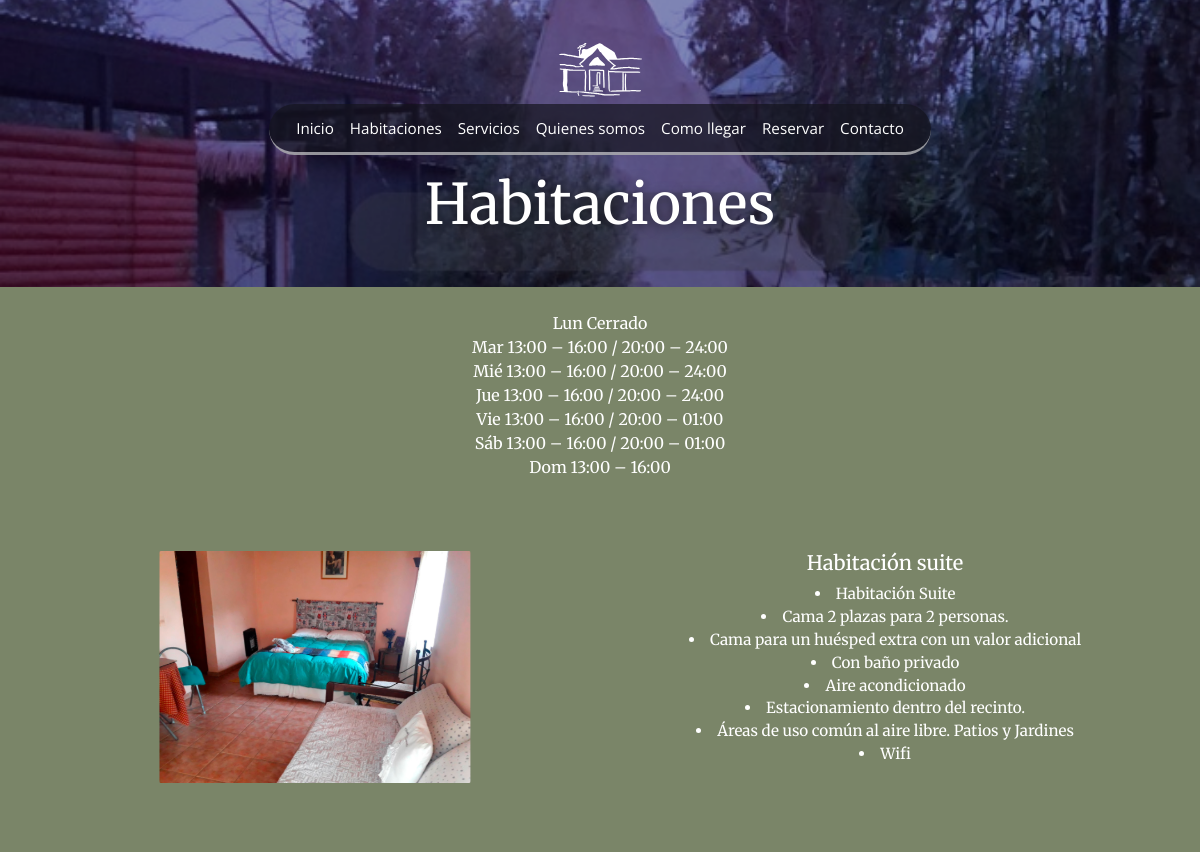
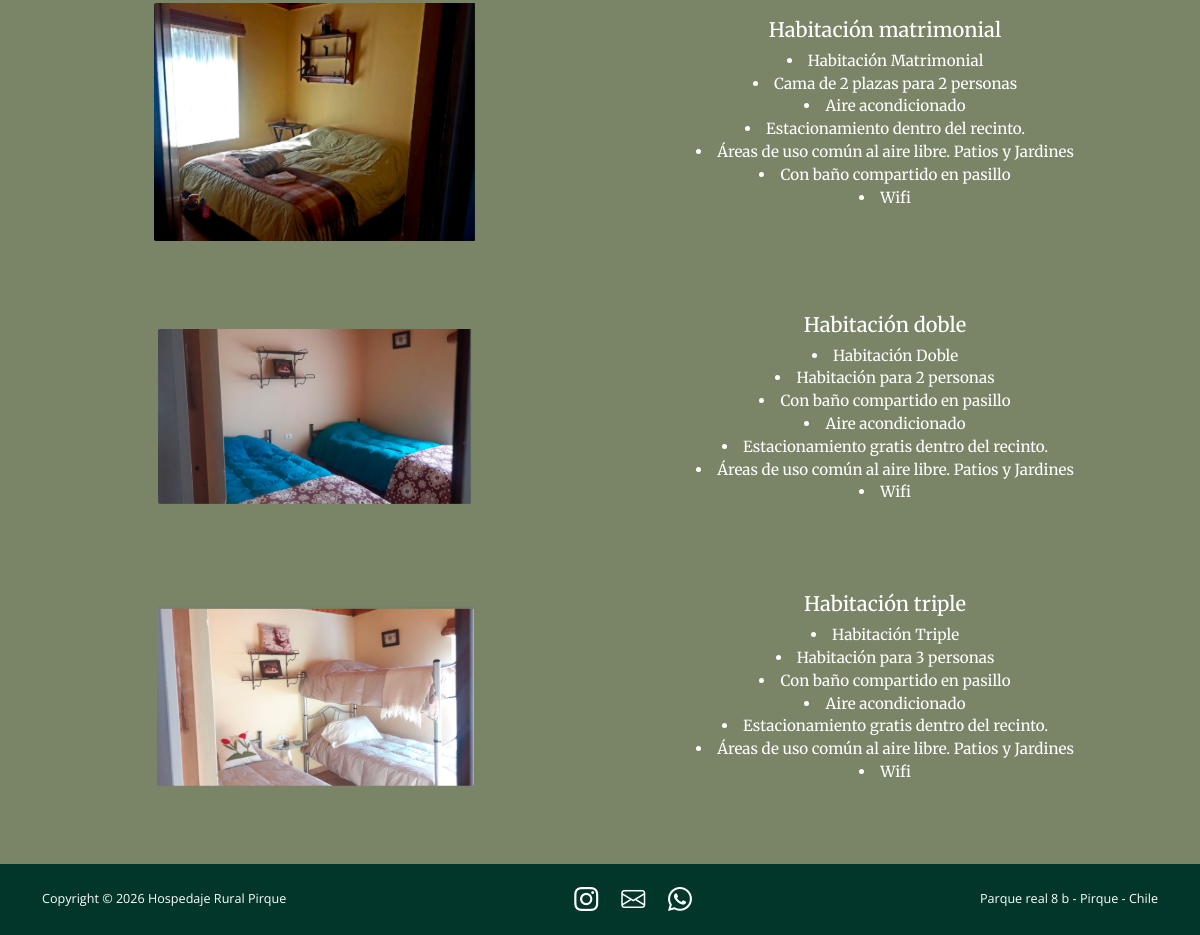
The page /habitaciones/ on the database its author committed (2 pictures, top to bottom).
### sitio/models.py (models this page shows, shortened)
class Habitacion(models.Model):
    nombre = models.CharField(max_length=80)
    imagen = models.ImageField(upload_to="habitaciones/", blank=True)
    caracteristicas = models.TextField(help_text="Una característica por línea")
    orden = models.PositiveSmallIntegerField(default=0)
    class Meta:
        ordering = ["orden"]
        verbose_name_plural = "habitaciones"
    def lista(self):
        return [l.strip() for l in self.caracteristicas.splitlines() if l.strip()]

### sitio/views.py (the view)
# urls.py: path("habitaciones/", views.habitaciones, name="habitaciones"),
def habitaciones(request):
    return render(request, "sitio/habitaciones.html",
                  {"habitaciones": Habitacion.objects.all(), "horario": HORARIO})

### sitio/context.py (called while the page is built)
def sitio(request):
    return {"SITIO": settings.SITIO}

### sitio/templates/sitio/habitaciones.html (shortened to what this page needs)
{% extends "sitio/base.html" %}
{% block hero %}<h1 class="page-title">Habitaciones</h1>{% endblock %}
{% block content %}
<section class="section-olive">
  <div class="container">
    {% include "sitio/_horario.html" %}
    {% for h in habitaciones %}
    <div class="row align-items-center g-4 item-row">
      <div class="col-md-6 text-center">
        {% if h.imagen %}<img src="{{ h.imagen.url }}" alt="{{ h.nombre }}" class="img-fluid foto">{% endif %}
      </div>
      <div class="col-md-6 text-center">
        <h2 class="h5">{{ h.nombre }}</h2>
        <ul class="lista-hab">{% for c in h.lista %}<li>{{ c }}</li>{% endfor %}</ul>
      </div>
    </div>
    {% empty %}
    <p class="text-center mt-5">Aún no hay habitaciones cargadas. Agrégalas desde el panel <a href="/admin/" class="text-white">/admin</a>.</p>
    {% endfor %}
  </div>
</section>
{% endblock %}

### sitio/templates/sitio/base.html (shortened to what this page needs)
{% load static %}
<!DOCTYPE html>
<html lang="es">
<head>
  <link href="https://cdn.jsdelivr.net/npm/bootstrap@5.3.3/dist/css/bootstrap.min.css" rel="stylesheet">
  <link href="https://cdn.jsdelivr.net/npm/bootstrap-icons@1.11.3/font/bootstrap-icons.min.css" rel="stylesheet">
  <link href="{% static 'css/style.css' %}" rel="stylesheet">
</head>
<body>
  <header class="hero {% block hero_class %}hero-sm{% endblock %}" style="background-image:url('{% block hero_img %}{% static 'img/jardin.jpg' %}{% endblock %}')">
    <div class="hero-overlay"></div>
    <div class="container position-relative text-center">
      <a href="{% url 'inicio' %}"><img src="{% static 'img/logo.svg' %}" alt="{{ SITIO.nombre }}" class="logo"></a>
      <nav class="navbar navbar-expand-lg navbar-dark justify-content-center">
        <div class="collapse navbar-collapse justify-content-center flex-grow-0" id="menu">
          <ul class="navbar-nav menu">
            <li class="nav-item"><a class="nav-link" href="{% url 'inicio' %}">Inicio</a></li>
            <li class="nav-item"><a class="nav-link" href="{% url 'habitaciones' %}">Habitaciones</a></li>
            <li class="nav-item"><a class="nav-link" href="{% url 'servicios' %}">Servicios</a></li>
            <li class="nav-item"><a class="nav-link" href="{% url 'quienes_somos' %}">Quienes somos</a></li>
            <li class="nav-item"><a class="nav-link" href="{% url 'como_llegar' %}">Como llegar</a></li>
            <li class="nav-item"><a class="nav-link" href="{% url 'reservar' %}">Reservar</a></li>
            <li class="nav-item"><a class="nav-link" href="{% url 'contacto' %}">Contacto</a></li>
          </ul>
        </div>
      </nav>
      {% block hero %}{% endblock %}
    </div>
  </header>
  <main>{% block content %}{% endblock %}</main>
  <footer class="site-footer">
    <div class="container d-flex flex-column flex-md-row justify-content-between align-items-center gap-2">
      <small>Copyright © 2026 {{ SITIO.nombre }}</small>
      <div class="social">
        <a href="https://instagram.com/{{ SITIO.instagram }}" target="_blank" rel="noopener" aria-label="Instagram"><i class="bi bi-instagram"></i></a>
        <a href="mailto:{{ SITIO.email }}" aria-label="Correo"><i class="bi bi-envelope"></i></a>
        <a href="https://wa.me/{{ SITIO.whatsapp }}" target="_blank" rel="noopener" aria-label="WhatsApp"><i class="bi bi-whatsapp"></i></a>
      </div>
      <small>{{ SITIO.direccion }}</small>
    </div>
  </footer>
</body>
</html>

### sitio/templates/sitio/_horario.html
<div class="horario text-center">
  {% for dia, hora in horario %}<div>{{ dia }} {{ hora }}</div>{% endfor %}
</div>

### static/css/style.css (style rules this page uses)
:root { --olive:#7a8568; --forest:#03362a; --leaf:#668a3a; --leaf-dark:#557530; }
body { font-family:'Open Sans',sans-serif;color:#fff;background:var(--olive);min-height:100vh;display:flex;flex-direction:column }
main { flex:1 }
h1,h2,h3,.serif,.horario,.lead-serif,.lista-hab { font-family:'Merriweather',serif }
.hero { position:relative;background-size:cover;background-position:center;padding:1.5rem 0 2rem }
.hero-overlay { position:absolute;inset:0;background:rgba(10,10,40,.35) }
.hero-sm { min-height:260px }
.logo { height:80px;width:auto }
.page-title { font-size:clamp(2.5rem,7vw,3.5rem);font-weight:400;margin:1rem 0;text-shadow:0 2px 12px rgba(0,0,0,.5) }
.navbar { padding:0 }
.menu { background:rgba(20,20,30,.7);border-radius:30px;padding:.3rem 1.2rem;border-bottom:3px solid rgba(255,255,255,.55) }
.menu .nav-link { color:#fff;font-size:.95rem;padding:.5rem .8rem }
.section-olive { background:var(--olive);padding:1.5rem 0 4rem }
.horario { font-size:1rem;line-height:1.5;margin-bottom:2.5rem }
.item-row { margin-top:3rem }
.foto { border-radius:2px;max-height:420px;object-fit:cover }
.lista-hab { display:inline-block;text-align:center;padding-left:0;list-style-position:inside;font-size:.95rem }
.site-footer { background:var(--forest);padding:1.1rem 0;font-size:.9rem }
.social a { color:#fff;font-size:1.5rem;margin:0 .6rem }

### rows shown on the page
Habitacion: imagen (picture), nombre "Habitación suite", lista "Habitación Suite" "Cama 2 plazas para 2 personas." "Cama para un huésped extra con un valor adicional" "Con baño privado" "Aire acondicionado" "Estacionamiento dentro del recinto." "Áreas de uso común al aire libre. Patios y Jardines" "Wifi"
Habitacion: imagen (picture), nombre "Habitación matrimonial", lista "Habitación Matrimonial" "Cama de 2 plazas para 2 personas" "Aire acondicionado" "Estacionamiento dentro del recinto." "Áreas de uso común al aire libre. Patios y Jardines" "Con baño compartido en pasillo" "Wifi"
Habitacion: imagen (picture), nombre "Habitación doble", lista "Habitación Doble" "Habitación para 2 personas" "Con baño compartido en pasillo" "Aire acondicionado" "Estacionamiento gratis dentro del recinto." "Áreas de uso común al aire libre. Patios y Jardines" "Wifi"
Habitacion: imagen (picture), nombre "Habitación triple", lista "Habitación Triple" "Habitación para 3 personas" "Con baño compartido en pasillo" "Aire acondicionado" "Estacionamiento gratis dentro del recinto." "Áreas de uso común al aire libre. Patios y Jardines" "Wifi"

### other values the page prints
{{ dia }} "Lun" "Mar" "Mié" "Jue" "Vie" "Sáb" "Dom"
{{ hora }} "Cerrado" "13:00 – 16:00 / 20:00 – 24:00" "13:00 – 16:00 / 20:00 – 24:00" "13:00 – 16:00 / 20:00 – 24:00" "13:00 – 16:00 / 20:00 – 01:00" "13:00 – 16:00 / 20:00 – 01:00" "13:00 – 16:00"
{{ SITIO.nombre }} "Hospedaje Rural Pirque"
{{ SITIO.direccion }} "Parque real 8 b - Pirque - Chile"
